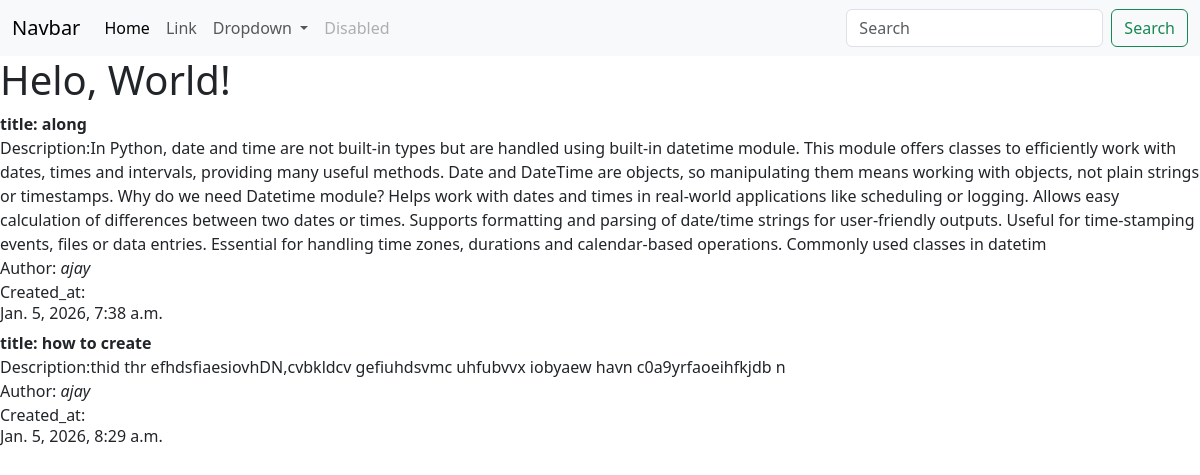
The page / on the database its author committed.
### demoapp/models.py (models this page shows, shortened)
class Blog(models.Model):
    title = models.CharField(max_length=100)
    image= models.ImageField(upload_to='images/')
    description=models.TextField()
    author=models.CharField(max_length=100)
    created_at=models.DateTimeField(default=datetime.now)

### demoapp/views.py (the view)
# urls.py: 2. Add a URL to urlpatterns:  path('', views.home, name='home')
def home(request):
    post = Blog.objects.all
    return render(request, 'base.html',{'post':post})

### templates/base.html (shortened to what this page needs)
{% load static %}
<!doctype html>
<html lang="en">
  <head>
    <link href="https://cdn.jsdelivr.net/npm/bootstrap@5.3.8/dist/css/bootstrap.min.css" rel="stylesheet">
  </head>
    <nav class="navbar navbar-expand-lg bg-body-tertiary">
  <div class="container-fluid">
    <a class="navbar-brand" href="#">Navbar</a>
    <div class="collapse navbar-collapse" id="navbarSupportedContent">
      <ul class="navbar-nav me-auto mb-2 mb-lg-0">
        <li class="nav-item">
          <a class="nav-link active" aria-current="page" href="#">Home</a>
        </li>
        <li class="nav-item">
          <a class="nav-link" href="#">Link</a>
        </li>
        <li class="nav-item dropdown">
          <a class="nav-link dropdown-toggle" href="#" role="button" data-bs-toggle="dropdown" aria-expanded="false">
            Dropdown
          </a>
        </li>
        <li class="nav-item">
          <a class="nav-link disabled" aria-disabled="true">Disabled</a>
        </li>
      </ul>
      <form class="d-flex" role="search">
        <input class="form-control me-2" type="search" placeholder="Search" aria-label="Search"/>
        <button class="btn btn-outline-success" type="submit">Search</button>
      </form>
    </div>
  </div>
</nav>
  </head>
  <body>
    <h1>Helo, World!</h1>
{% block content %}
{% for i in post %}
<b>title: {{i.title}}</b><br>
Description:{{i.description}}<br>
Author: <i>{{i.author}}</i><br>
Created_at:<b><h6>{{i.created_at}}</h6></b>
{%endfor%}
{% endblock content %}
  </body>
</html>

### rows shown on the page
Blog: title "along", description "In Python, date and time are not built-in types but are handled using built-in datetime module. This module offers classes to efficiently work with dates, times and intervals, providing many useful methods. Date and DateTime are objects, so manipulating them means working with objects, not plain strings or timestamps. Why do we need Datetime module? Helps work with dates and times in real-world applications like scheduling or logging. Allows easy calculation of differences between two dates or times. Supports formatting and parsing of date/time strings for user-friendly outputs. Useful for time-stamping events, files or data entries. Essential for handling time zones, durations and…", author "ajay", created_at "Jan. 5, 2026, 7:38 a.m."
Blog: title "how to create", description "thid thr efhdsfiaesiovhDN,cvbkldcv gefiuhdsvmc uhfubvvx iobyaew havn c0a9yrfaoeihfkjdb n", author "ajay", created_at "Jan. 5, 2026, 8:29 a.m."
